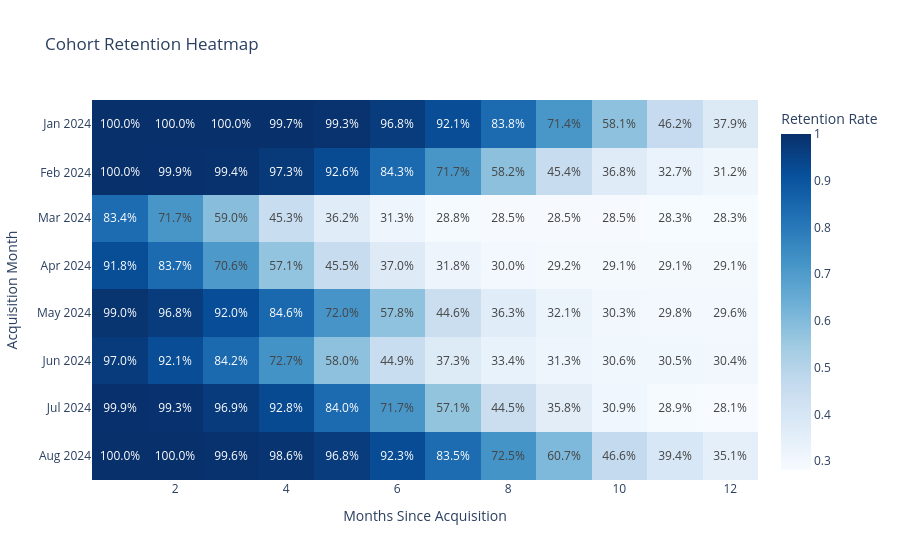

Here is the notebook cell this chart was saved with:
### Code cell
# Create the Heatmap

fig = px.imshow(
    heatmap_data,
    aspect="auto",
    color_continuous_scale="Blues",
    text_auto=".1%",
    labels={
        "x": "Months Since Acquisition",
        "y": "Acquisition Month",
        "color": "Retention Rate",
    },
    title="Cohort Retention Heatmap"
)

fig.update_layout(
    xaxis_title="Months Since Acquisition",
    yaxis_title="Acquisition Month"
)

fig.show()

### Figure 1 — Plotly figure (JSON) as saved in the notebook; plotly's stock layout.template omitted (floating-point values rounded to 4 significant figures)
{"data": [{"coloraxis": "coloraxis", "hovertemplate": "Months Since Acquisition: %{x}<br>Acquisition Month: %{y}<br>Retention Rate: %{z}<extra></extra>", "name": "0", "texttemplate": "%{z:.1%}", "type": "heatmap", "x": [1, 2, 3, 4, 5, 6, 7, 8, 9, 10, 11, 12], "xaxis": "x", "y": ["2024-01", "2024-02", "2024-03", "2024-04", "2024-05", "2024-06", "2024-07", "2024-08"], "yaxis": "y", "z": [[1.0, 1.0, 1.0, 0.9973, 0.9927, 0.968, 0.9214, 0.8382, 0.7144, 0.5812, 0.4621, 0.3788], [1.0, 0.9987, 0.9941, 0.9732, 0.926, 0.8429, 0.7166, 0.5818, 0.4535, 0.3678, 0.3272, 0.3115], [0.8341, 0.7174, 0.5904, 0.4526, 0.3625, 0.3126, 0.2881, 0.2853, 0.2853, 0.2846, 0.2833, 0.2833], [0.9185, 0.837, 0.7058, 0.5706, 0.4553, 0.3704, 0.3181, 0.2995, 0.2922, 0.2909, 0.2909, 0.2909], [0.9903, 0.9682, 0.9202, 0.8462, 0.7203, 0.5775, 0.4458, 0.3634, 0.3212, 0.303, 0.2979, 0.2959], [0.9699, 0.921, 0.8419, 0.7267, 0.58, 0.4494, 0.3731, 0.3342, 0.3135, 0.3061, 0.3054, 0.3041], [0.9987, 0.9933, 0.9693, 0.928, 0.84, 0.7173, 0.5713, 0.4447, 0.358, 0.3087, 0.2893, 0.2813], [1.0, 1.0, 0.9959, 0.9863, 0.9679, 0.9234, 0.8352, 0.725, 0.6074, 0.4665, 0.394, 0.3509]]}], "layout": {"coloraxis": {"colorbar": {"title": {"text": "Retention Rate"}}, "colorscale": [[0, "rgb(247,251,255)"], [0.125, "rgb(222,235,247)"], [0.25, "rgb(198,219,239)"], [0.375, "rgb(158,202,225)"], [0.5, "rgb(107,174,214)"], [0.625, "rgb(66,146,198)"], [0.75, "rgb(33,113,181)"], [0.875, "rgb(8,81,156)"], [1, "rgb(8,48,107)"]]}, "title": {"text": "Cohort Retention Heatmap"}, "xaxis": {"anchor": "y", "domain": [0, 1], "title": {"text": "Months Since Acquisition"}}, "yaxis": {"anchor": "x", "autorange": "reversed", "domain": [0, 1], "title": {"text": "Acquisition Month"}}}}
